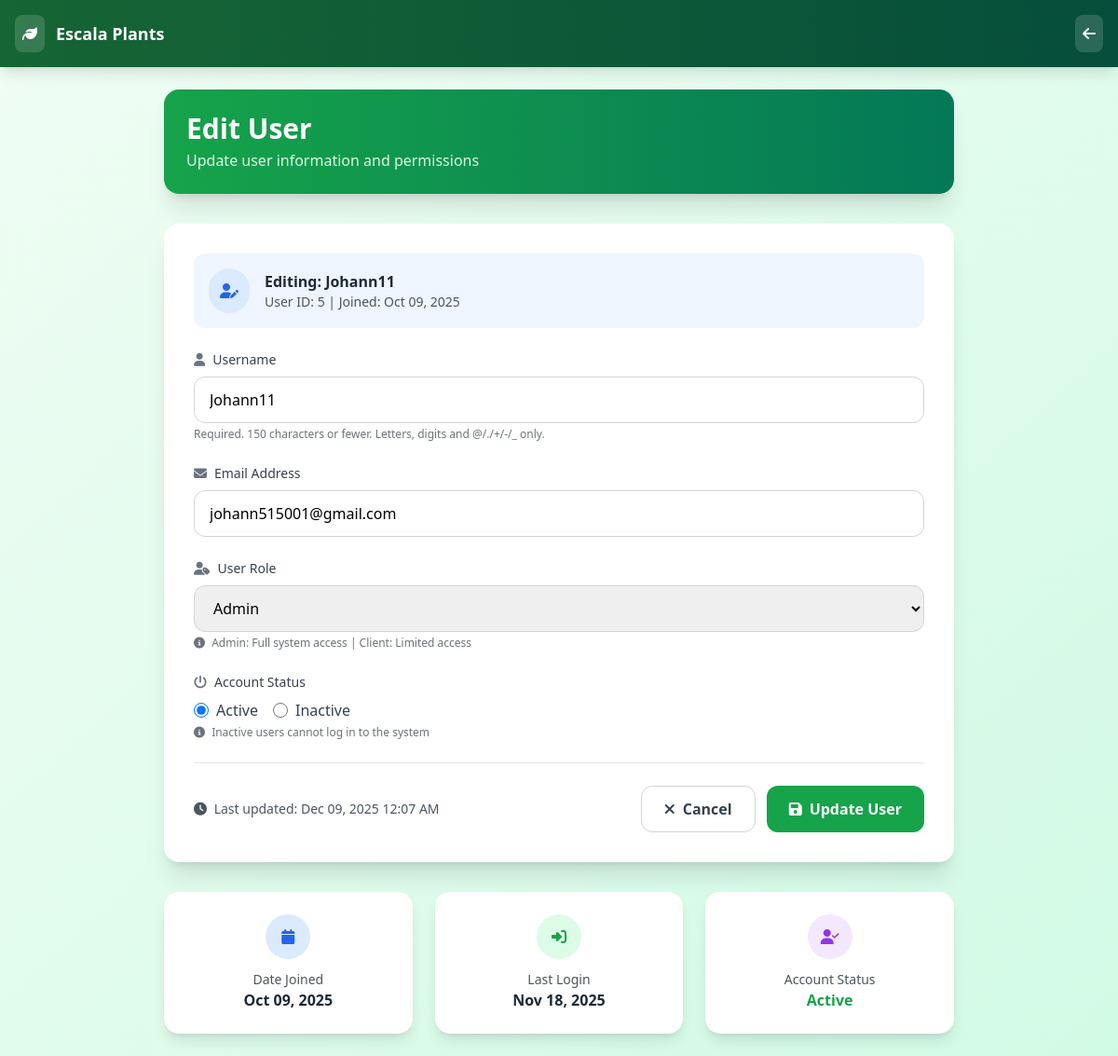
The app's page /update-user/5/ (signed in), older data.
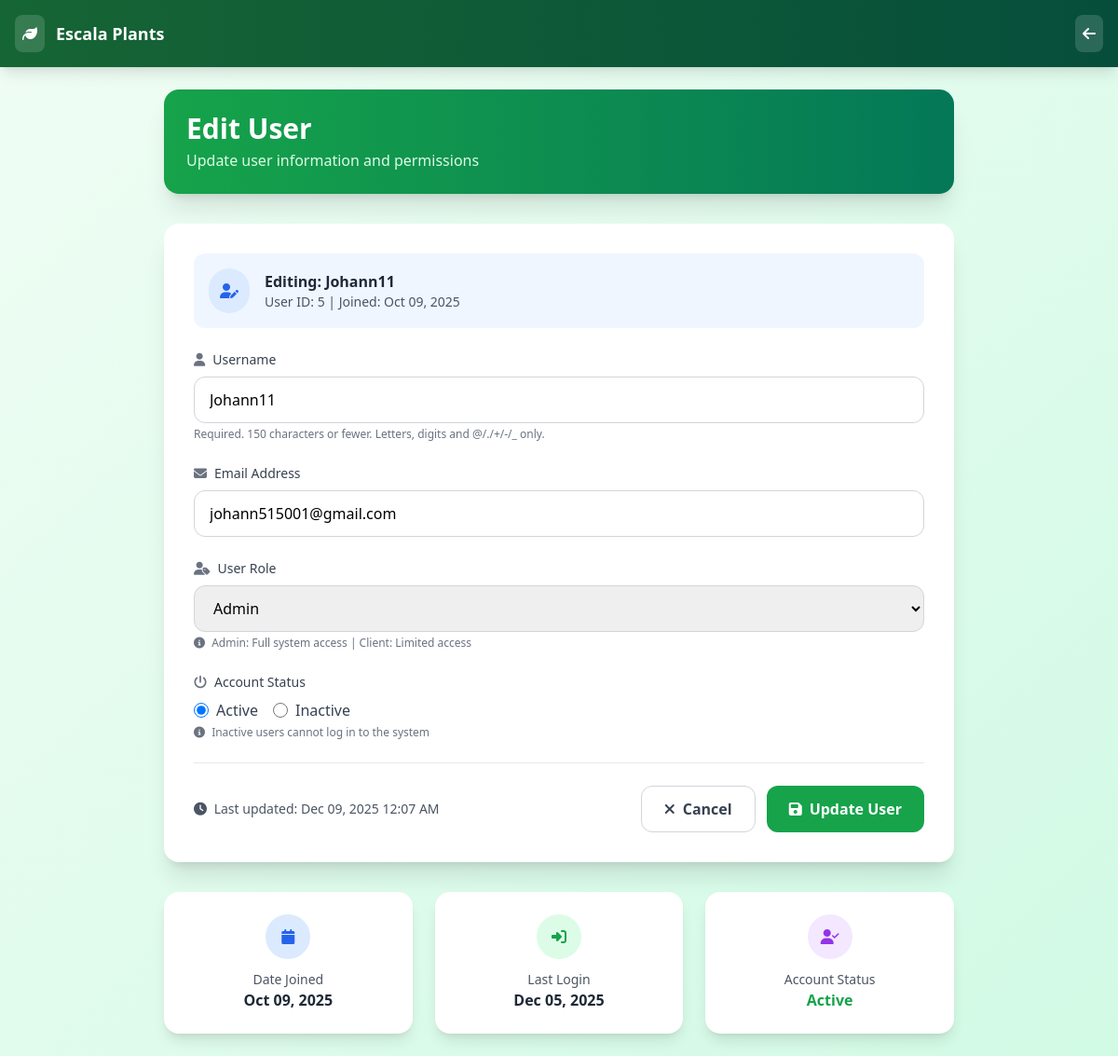
The same page, newer data.
### dashboard/models.py (models this page shows)
class CustomUser(AbstractUser):
    ROLE_CHOICES = (
        ('admin', 'Admin'),
        ('client', 'Client'),
    )
    email = models.EmailField(unique=True)  # Make email required and unique
    role = models.CharField(max_length=10, choices=ROLE_CHOICES, default='client')
    USERNAME_FIELD = 'email'  # Use email for authentication
    REQUIRED_FIELDS = ['username']  # Keep username but not required for login

### dashboard/views.py (the view)
# urls.py: path("update-user/<int:user_id>/", update_user_view, name="update_user"),
@login_required
def update_user_view(request, user_id):
    if request.user.role != "admin":
        return redirect('home')
    user = get_object_or_404(CustomUser, id=user_id)
    if request.method == "POST":
        form = UserEditForm(request.POST, instance=user)
        if form.is_valid():
            form.save()
            messages.success(request, f"User '{user.username}' updated successfully!")
            return redirect('user_list')
        else:
            messages.error(request, "Please correct the errors below.")
    else:
        form = UserEditForm(instance=user)
    return render(request, "dashboard/update_user.html", {
        "form": form,
        "user": user
    })

### dashboard/templates/dashboard/update_user.html (shortened to what the changed rows need)
{% load static %}
<!DOCTYPE html>
<html lang="en">
<head>
    <script src="https://cdn.tailwindcss.com"></script>
    <link href="https://cdnjs.cloudflare.com/ajax/libs/font-awesome/6.4.0/css/all.min.css" rel="stylesheet">
</head>
<body class="bg-gradient-to-br from-green-50 to-emerald-100 min-h-screen">
<div class="p-6 max-w-4xl mx-auto">
    <div class="bg-gradient-to-r from-green-600 to-emerald-700 text-white p-6 rounded-2xl shadow-xl mb-8">
        <div class="flex items-center space-x-4">
            <div>
                <h2 class="text-2xl lg:text-3xl font-bold">Edit User</h2>
            </div>
        </div>
    </div>
    <div class="bg-white rounded-2xl shadow-xl p-8 mb-8">
        <div class="flex items-center space-x-4 mb-6 p-4 bg-blue-50 rounded-xl">
            <div>
                <h3 class="font-semibold text-gray-800">Editing: {{ user.username }}</h3>
                <p class="text-gray-600 text-sm">User ID: {{ user.id }} | Joined: {{ user.date_joined|date:"M d, Y" }}</p>
            </div>
        </div>
        <form method="POST" class="space-y-6">
            <div>
                <label for="{{ form.username.id_for_label }}" class="block text-sm font-medium text-gray-700 mb-2">
                    <i class="fas fa-user mr-2 text-gray-500"></i>Username
                </label>
                <input type="text"
                       name="username"
                       id="id_username"
                       value="{{ form.username.value|default:'' }}"
                       class="w-full px-4 py-3 border border-gray-300 rounded-xl focus:border-green-500 focus:ring-2 focus:ring-green-200 transition-all"
                       placeholder="Enter username">
                {% if form.username.help_text %}
                    <p class="text-gray-500 text-xs mt-1">{{ form.username.help_text }}</p>
                {% endif %}
            </div>
            <div>
                <label for="{{ form.email.id_for_label }}" class="block text-sm font-medium text-gray-700 mb-2">
                    <i class="fas fa-envelope mr-2 text-gray-500"></i>Email Address
                </label>
                <input type="email"
                       name="email"
                       id="id_email"
                       value="{{ form.email.value|default:'' }}"
                       class="w-full px-4 py-3 border border-gray-300 rounded-xl focus:border-green-500 focus:ring-2 focus:ring-green-200 transition-all"
                       placeholder="Enter email address">
            </div>
            <div>
                <label for="{{ form.role.id_for_label }}" class="block text-sm font-medium text-gray-700 mb-2">
                    <i class="fas fa-user-tag mr-2 text-gray-500"></i>User Role
                </label>
                <select name="role"
                        id="id_role"
                        class="w-full px-4 py-3 border border-gray-300 rounded-xl focus:border-green-500 focus:ring-2 focus:ring-green-200 transition-all">
                    <option value="admin" {% if form.role.value == 'admin' %}selected{% endif %}>Admin</option>
                </select>
                <p class="text-gray-500 text-xs mt-1">
                    <i class="fas fa-info-circle mr-1"></i>
                    Admin: Full system access | Client: Limited access
                </p>
            </div>
        </form>
    </div>
    <div class="grid grid-cols-1 md:grid-cols-3 gap-6 mt-8">
        <div class="bg-white rounded-2xl shadow-lg p-6 text-center hover:shadow-xl transition-shadow">
            <div class="bg-blue-100 p-3 rounded-full w-12 h-12 mx-auto mb-3 flex items-center justify-center">
                <i class="fas fa-calendar text-blue-600"></i>
            </div>
            <p class="text-gray-600 text-sm">Date Joined</p>
            <p class="font-semibold text-gray-800">{{ user.date_joined|date:"M d, Y" }}</p>
        </div>
        <div class="bg-white rounded-2xl shadow-lg p-6 text-center hover:shadow-xl transition-shadow">
            <div class="bg-green-100 p-3 rounded-full w-12 h-12 mx-auto mb-3 flex items-center justify-center">
                <i class="fas fa-sign-in-alt text-green-600"></i>
            </div>
            <p class="text-gray-600 text-sm">Last Login</p>
            <p class="font-semibold text-gray-800">
                {% if user.last_login %}
                    {{ user.last_login|date:"M d, Y" }}
                {% else %}
                    Never
                {% endif %}
            </p>
        </div>
    </div>
</div>
</body>
</html>

Row changes from the older to the newer data that the page shows:
changed CustomUser "Johann11": last_login "Nov 18, 2025" → "Dec 05, 2025"
